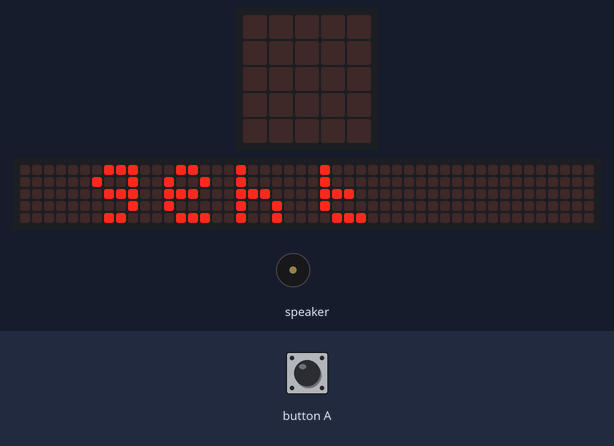
Bench run of a program on a simulated Calliope mini (MakeCode). Parts: the board's 5×5 LED display, a strip that is not on the board, showing the scrolling text unrolled, buzzer (waves = sounding). Inputs (shaded band) come from the test bench. The 48×5 strip is a reading aid, not a part: it shows the text the display is scrolling, unrolled, one strip-width of it at a time.

Above: at 12.4 s.
13.9 s: button A pressed for 0.15 s
At 14.25 s:
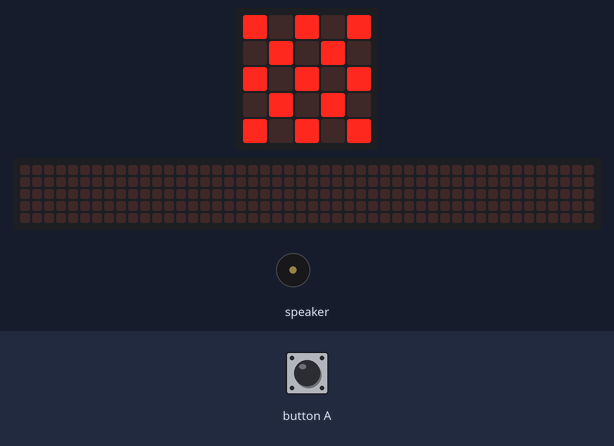
At 14.8 s:
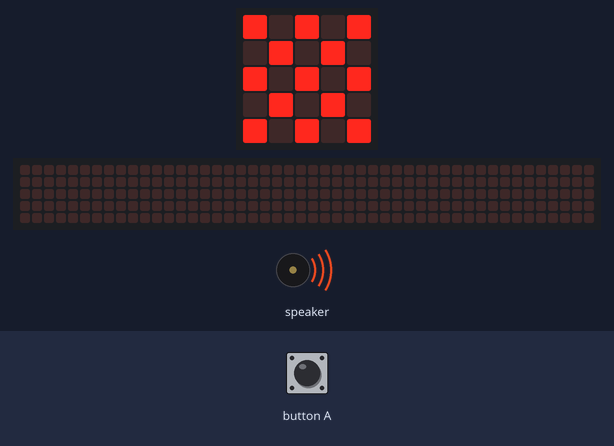
Timing chart, 0 to 20.6 s (numbered marks = the images above; inputs shaded):
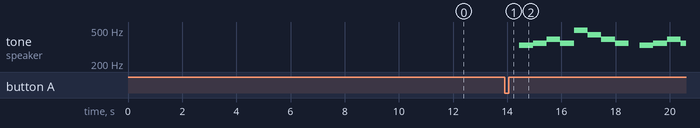

The program:

main.ts
```typescript
input.onButtonEvent(Button.A, input.buttonEventClick(), function () {
    for (let index = 0; index < 4; index++) {
        basic.showLeds(`
            # . # . #
            . # . # .
            # . # . #
            . # . # .
            # . # . #
            `)
        music.playMelody("E F G F B A G F ", 120)
    }
})
basic.showString("moin was geht")
basic.forever(function () {

})
```

test.ts
```typescript
// Hier kann man Tests durchführen; diese Datei wird nicht kompiliert, wenn dieses Paket als Erweiterung verwendet wird.
```

Measured:
- after the input at 13.9 s, tone on speaker: plays 330 Hz for 0.51 s, 349 Hz for 0.51 s, 392 Hz for 0.51 s, 349 Hz for 0.51 s, 494 Hz for 0.51 s, 440 Hz for 0.51 s … (12 notes in this stretch), starting after 0.55 s; the display: changes after 0.15 s (image 1)
